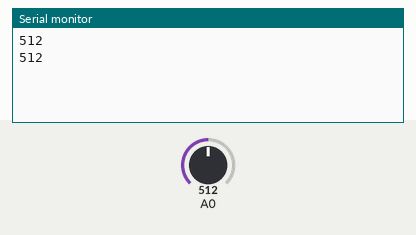
Bench run of a sketch on a simulated Arduino Uno, built with avr-gcc and run on an emulated ATmega328P. Parts: the last lines printed to the serial monitor. The test bench sets the inputs (shaded band); at power-on: A0 = 512.

Above: at 1.8 s.
1.9 s: A0 set to 716
At 2.8 s:
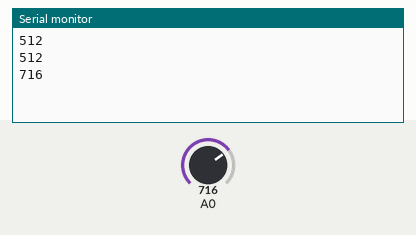
3.4 s: A0 set to 900
At 4.6 s:
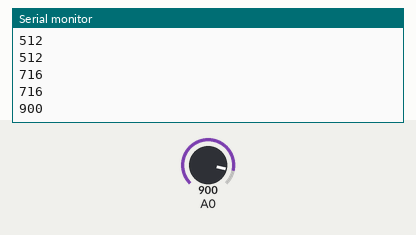
Timing chart, 0 to 6.4 s (numbered marks = the images above; inputs shaded):
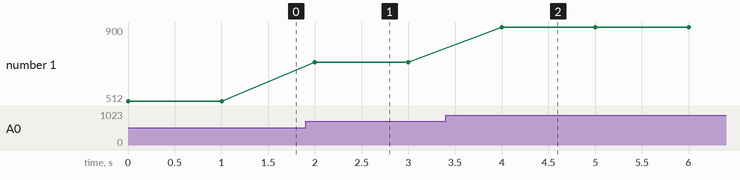

The sketch:

code.ino
```cpp
void setup() {
  Serial.begin(9600);
}

void loop() {
  int air = analogRead(A0);
  Serial.println(air);
  delay(1000);
}
```

Measured:
- after the input at 1.9 s, the serial monitor: prints a new line after 0.10 s (image 1)
- after the input at 3.4 s, the serial monitor: prints a new line after 0.60 s (image 2)
- plotted number 1: 512 → 716 after the input at 1.9 s, 716 → 900 after the input at 3.4 s
